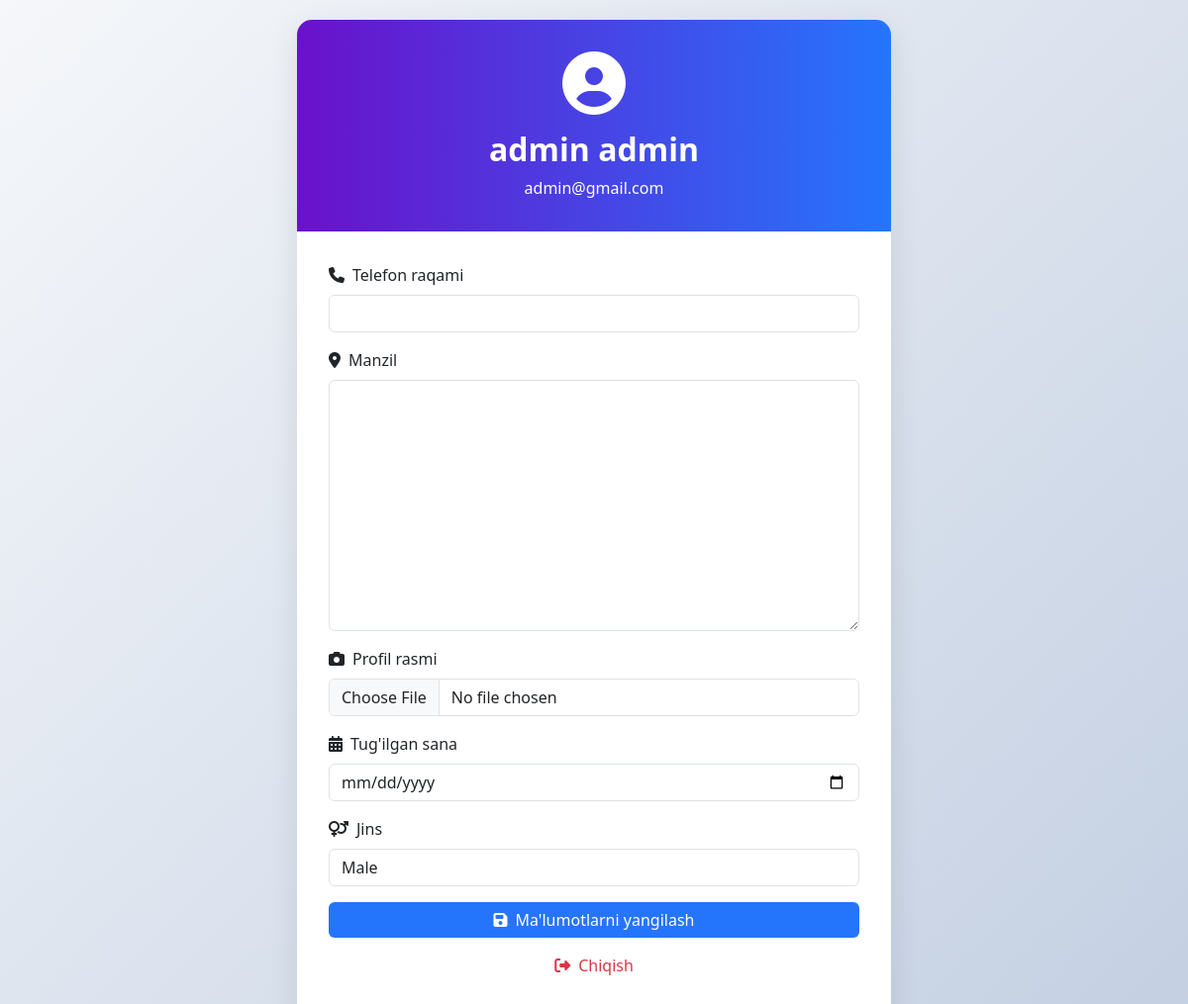
Screenshot of /accounts/profile/ (signed in) with the database file from the repository.
### accounts/models.py (models this page shows, shortened)
class UserProfile(AbstractBaseUser, PermissionsMixin):
    GENDER_CHOICES = (
        ('M', 'Male'),
        ('F', 'Female'),
        ('O', 'Other'),
    )
    email = models.EmailField(unique=True)
    first_name = models.CharField(max_length=30)
    last_name = models.CharField(max_length=30)
    phone_number = models.CharField(max_length=15, blank=True, null=True)
    address = models.TextField(blank=True, null=True)
    profile_picture = models.ImageField(upload_to='profiles/', blank=True, null=True)
    date_of_birth = models.DateField(blank=True, null=True)
    gender = models.CharField(max_length=1, choices=GENDER_CHOICES, blank=True, null=True)
    joined_at = models.DateTimeField(auto_now_add=True)
    is_active = models.BooleanField(default=True)
    is_staff = models.BooleanField(default=False)
    objects = UserProfileManager()
    USERNAME_FIELD = 'email'
    REQUIRED_FIELDS = ['first_name', 'last_name']

### accounts/views.py (the view, shortened to what this page needs)
# urls.py: path('profile/', ProfileView.as_view(), name='profile'),
class ProfileView(View):
    def get(self, request):
        if not request.user.is_authenticated:
            return redirect('login')
        form = ProfileUpdateForm(instance=request.user)
        return render(request, 'accounts/profile.html', {'form': form, 'user': request.user})

### accounts/forms.py
class ProfileUpdateForm(forms.ModelForm):
    phone_number = forms.CharField(
        max_length=15,
        required=False,
        validators=[RegexValidator(r'^\+?[1-9]\d{1,14}$', message="Telefon raqami to'g'ri formatda bo'lishi kerak.")],
        help_text="Masalan, +998901234567"
    )
    address = forms.CharField(widget=forms.Textarea, required=False, help_text="Manzilingizni kiriting.")
    profile_picture = forms.ImageField(required=False, help_text="Profilingiz uchun rasm yuklang.")
    date_of_birth = forms.DateField(
        required=False,
        widget=forms.DateInput(attrs={'type': 'date'}),
        help_text="Tug'ilgan sanangizni kiriting (ixtiyoriy)."
    )
    gender = forms.ChoiceField(choices=UserProfile.GENDER_CHOICES, required=False, help_text="Jinsingizni tanlang.")
    class Meta:
        model = UserProfile
        fields = ('phone_number', 'address', 'profile_picture', 'date_of_birth', 'gender')

### templates/accounts/profile.html (shortened to what this page needs)
<!DOCTYPE html>
<html lang="uz">
<head>
    <link href="https://cdn.jsdelivr.net/npm/bootstrap@5.3.0/dist/css/bootstrap.min.css" rel="stylesheet">
    <link href="https://cdnjs.cloudflare.com/ajax/libs/font-awesome/6.4.0/css/all.min.css" rel="stylesheet">
</head>
<body>
    <div class="profile-card">
        <div class="profile-header">
            {% if user.profile_picture %}
                <img src="{{ user.profile_picture.url }}" alt="Profil rasmi" class="profile-img">
            {% else %}
                <i class="fas fa-user-circle fa-4x mb-3"></i>
            {% endif %}
            <h2>{{ user.first_name }} {{ user.last_name }}</h2>
            <p class="mb-0">{{ user.email }}</p>
        </div>
        <div class="profile-body">
            <form method="POST" enctype="multipart/form-data" class="form-signin">
                {% load widget_tweaks %}
                <div class="mb-3">
                    <label for="{{ form.phone_number.id_for_label }}" class="form-label"><i class="fas fa-phone me-2"></i>Telefon raqami</label>
                    {{ form.phone_number|add_class:"form-control" }}
                </div>
                <div class="mb-3">
                    <label for="{{ form.address.id_for_label }}" class="form-label"><i class="fas fa-map-marker-alt me-2"></i>Manzil</label>
                    {{ form.address|add_class:"form-control" }}
                </div>
                <div class="mb-3">
                    <label for="{{ form.profile_picture.id_for_label }}" class="form-label"><i class="fas fa-camera me-2"></i>Profil rasmi</label>
                    {{ form.profile_picture|add_class:"form-control" }}
                </div>
                <div class="mb-3">
                    <label for="{{ form.date_of_birth.id_for_label }}" class="form-label"><i class="fas fa-calendar-alt me-2"></i>Tug'ilgan sana</label>
                    {{ form.date_of_birth|add_class:"form-control" }}
                </div>
                <div class="mb-3">
                    <label for="{{ form.gender.id_for_label }}" class="form-label"><i class="fas fa-venus-mars me-2"></i>Jins</label>
                    {{ form.gender|add_class:"form-control" }}
                </div>
                <button class="btn btn-primary w-100 mb-3" type="submit"><i class="fas fa-save me-2"></i>Ma'lumotlarni yangilash</button>
            </form>
            <p class="text-center"><a href="{% url 'logout' %}" class="logout-btn"><i class="fas fa-sign-out-alt me-2"></i>Chiqish</a></p>
        </div>
    </div>
</body>
</html>

### templates/accounts/profile.html (style rules this page uses)
body { background: linear-gradient(135deg, #f5f7fa, #c3cfe2); min-height: 100vh; display: flex; align-items: center; justify-content: center; padding: 20px; }
.profile-card { background: white; border-radius: 15px; box-shadow: 0 8px 30px rgba(0, 0, 0, 0.1); overflow: hidden; max-width: 600px; width: 100%; }
.profile-header { background: linear-gradient(90deg, #6a11cb, #2575fc); color: white; padding: 2rem; text-align: center; }
.profile-header h2 { margin-bottom: 0.5rem; font-weight: 600; }
.profile-body { padding: 2rem; }
.btn-primary { background: #2575fc; border: none; transition: all 0.3s ease; }
.logout-btn { color: #dc3545; font-weight: 500; text-decoration: none; transition: color 0.3s ease; }

### rows the page displays
UserProfile: first_name "admin", last_name "admin", email "admin@gmail.com", gender "Male"
